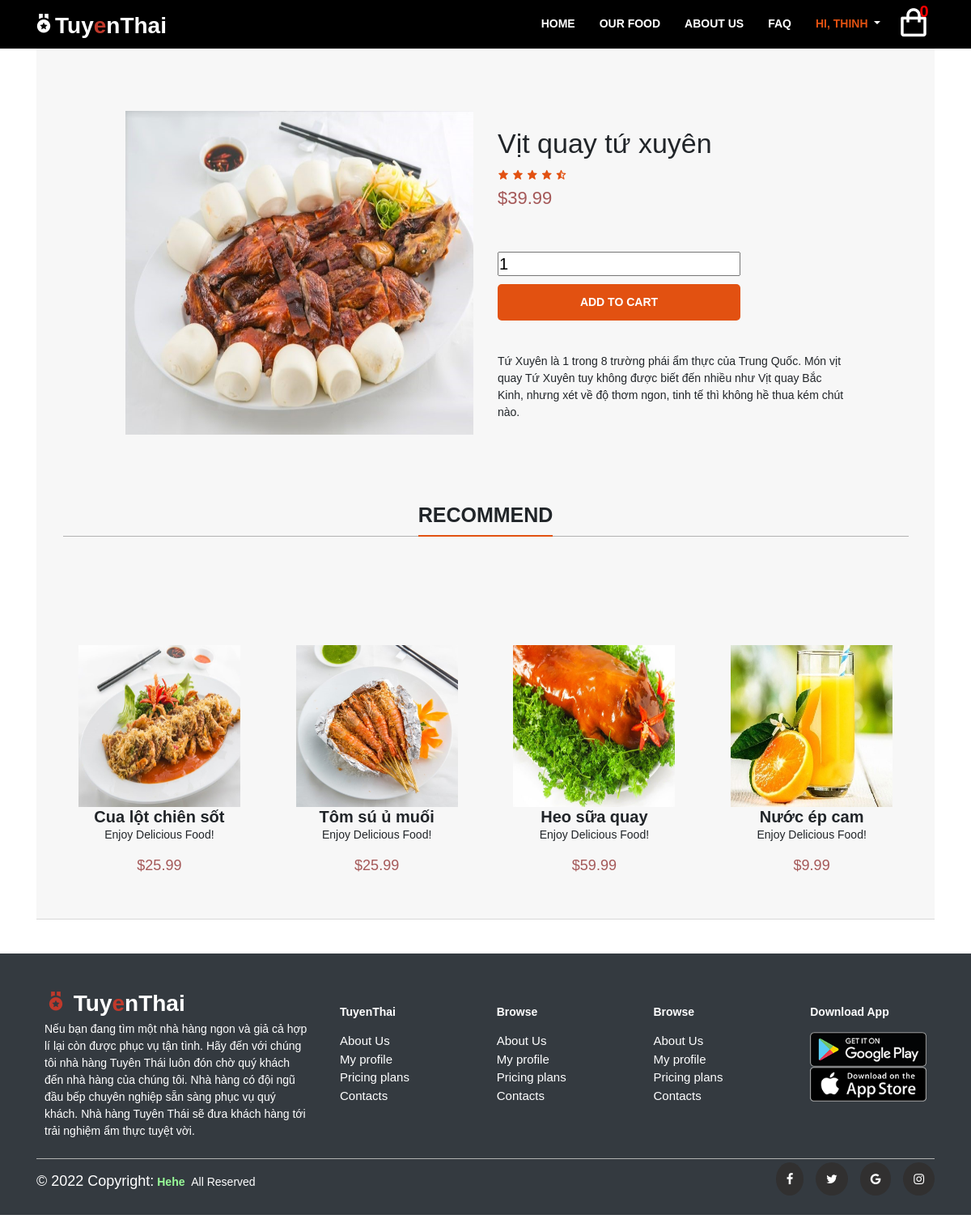
The app's page /users/main_profile.php?page=product&id=1 (signed in) with its own data.
### tables this page shows
CREATE TABLE `users` (
  `user_id` int(10) primary key not null auto_increment,
  `name` varchar(100) not null,
  `username` varchar(45) not null,
  `email` varchar(100) not null,
  `password` varchar(100) not null,
  `phone` varchar(13),
  `address1` varchar(300),
  `address2` varchar(200),
  `create_at` datetime default CURRENT_TIMESTAMP
);

CREATE TABLE IF NOT EXISTS `products` (
	`id` int(10) primary key AUTO_INCREMENT not null,
	`name` varchar(200) NOT NULL,
	`desc` text NOT NULL,
	`price` decimal(7,2) NOT NULL,
	`rrp` decimal(7,2) NOT NULL DEFAULT '0.00',
	`quantity` int(11) NOT NULL,
	`img` text NOT NULL,
	`date_added` datetime NOT NULL DEFAULT CURRENT_TIMESTAMP
);

### users/main_profile.php (called while the page is built, shortened)
<?php
include 'config.php';
$page = isset($_GET['page']) &&
file_exists($_GET['page'] . '.php') ? $_GET['page'] : 'profile';
include $page . '.php';
?>

### users/userclass.php (called while the page is built, shortened)
<?php
class UserClass {
    public function userDetails($id) {
        try {
            $pdo = pdo_connect_mysql();
            $stmt = $pdo->prepare("SELECT username, name, email FROM users WHERE user_id=:id");
            $stmt->bindParam("id", $id, PDO::PARAM_INT);
            $stmt->execute();
            $data = $stmt->fetch(PDO::FETCH_OBJ);
            return $data;
        } catch (PDOException $e) {
            echo '{"error":{"text":' . $e->getMessage() . '}}';
        }
    }
}
?>

### users/config.php (called while the page is built, shortened)
<?php
$num_in_cart = isset($_SESSION['cart']) ? count($_SESSION['cart']) : 0;
$year = date('Y');
?>

### users/product.php (the view, shortened to what this page needs)
<?php
include('session.php');
$userDetails = $userClass->userDetails($session_userId);
$stmt = $pdo ->prepare('SELECT * FROM products order by RAND() LIMIT 4');
$stmt->execute();
$four_products = $stmt->fetchAll(PDO::FETCH_ASSOC);
if (isset($_GET['id'])) {
    $stmt = $pdo->prepare('SELECT * FROM products WHERE id = ?');
    $stmt->execute([$_GET['id']]);
    $product = $stmt->fetch(PDO::FETCH_ASSOC);
} else {
    exit('Product does not exist!');
}
?>
<!DOCTYPE html>
<html lang="en">
<head>
    <link rel="stylesheet" href="https://maxcdn.bootstrapcdn.com/bootstrap/4.5.0/css/bootstrap.min.css">
    <link rel="stylesheet" href="https://cdnjs.cloudflare.com/ajax/libs/font-awesome/4.7.0/css/font-awesome.min.css">
    <link href='https://unpkg.com/boxicons@2.0.7/css/boxicons.min.css' rel='stylesheet'>
    <link rel="stylesheet" href="../css/style.css">
</head>
<body>
<div class = "nav-wrapper" id = "navbar_top">
    <div class = "container1">
        <div class = "nav">
            <a href = "main_profile.php" class = "logo">
                <i class='bx bxs-medal bx-tada' ></i>Tuy<span class = "main-color">e</span>nThai
            </a>
            <div class = "responsive">
                <ul class = "nav-menu" id = "nav-menu">
                    <li><a href = "main_profile.php">Home</a></li>
                    <li><a href = "main_profile.php?page=products#gallery">Our Food</a></li>
                    <li><a href = "#">About Us</a></li>
                    <li><a href = "#">FAQ</a></li>
                    <li>
                    <a href = "#" class = "dropdown-toggle profile" data-toggle = "dropdown">
                            <span class = "show-user"><?php echo "Hi, ".$userDetails->name; ?></span>
                        </a>
                    </li>
                </ul>
                <a href = "main_profile.php?page=cart" class = "cart"><i class='bx bx-shopping-bag'></i>
                <sup><span style = "font-size: 20px;">
                    <?php echo "$num_in_cart"?>
                </span></sup>
                </a>
            </div>
        </div>
    </div>
</div>
<div class="product content-wrapper">
    <div class = "container  pt-5 pb-5">
        <div class = "card-header">
        <div class = "row pt-5 pb-5">
            <div class = "col-xl-1 col-lg-1 col-md-1 col-sm-1  col-xs-12 col-12">
            </div>
            <div class = "col-xl-5 col-lg-5 col-md-5 col-sm-5  col-xs-12 col-12 text-center pt-5 pb-5">
                <img src="../images/<?=$product['img']?>" alt="<?=$product['name']?>" width = "400px" height = "400px">
            </div>
            <div class = "col-xl-5 col-lg-5 col-md-5 col-sm-5 col-xs-12 col-12 pt-5">
                <h1 class="name"><?=$product['name']?></h1>
                <span style = "color: #e25111"><i class = "bx bxs-star"></i>&nbsp;<i class = "bx bxs-star"></i>&nbsp;<i class = "bx bxs-star"></i>&nbsp;<i class = "bx bxs-star"></i>&nbsp;<i class = "bx bxs-star-half"></i></span>
                <span class="price">
                    &dollar;<?=$product['price']?>
                </span>
                <form action="main_profile.php?page=cart" method="post">
                    <input type="number" name="quantity" value="1" min="1" max="<?=$product['quantity']?>" placeholder="Quantity" required>
                    <input type="submit" value="Add To Cart">
                </form>
                <div class="description">
                    <?=$product['desc']?>
                </div>
            </div>
            <div class = "col-xl-1 col-lg-1 col-md-1 col-sm-1 col-xs-12 col-12">
            </div>
        </div>
        <section id = "gallery">
        <div class = "container">
        <div class = "row pb-5">
            <div class = "col text-center">
                <h2 class = "heading">Recommend</h2>
                <hr class = "heading-space">
            </div>
        </div>
        <div class = "row pt-5 pb-5">
            <?php foreach ($four_products as $product): ?>
            <div class = "col-xl-3 col-lg-3 col-md-3 col-sm-3 col-6 text-center">
                <div class = "container">
                <div class = "item-food">
                        <div class = "image">
                            <a href = "main_profile.php?page=product&id=<?=$product['id']?>">
                                <img src="../images/<?=$product['img']?>" alt="<?=$product['name']?>" width = "200" height = "200">
                            </a>
                        </div>
                        <a href = "main_profile.php?page=product&id=<?=$product['id']?>"><h3><?=$product['name']?></h3></a>
                        <p>Enjoy Delicious Food!</p>
                    </div>
                    <span style = "font-size:18px; color: rgb(165, 89, 89);">&dollar;<?=$product['price'] ?></span>
                </div>
            </div>
            <?php endforeach; ?>
        </div>
        </div>
        </section>
        </div>
    </div>
</div>
<div class = "footer bg-dark">
    <div class = "container bg-dark pt-5">
        <div class = "row">
            <div class = "col-xl-4 col-lg-3 col-md-6 col-sm-12 text-white">
                <div class = "content">
                    <a href = "#" class = "logo">
                        <i class = "bx bxs-medal bx-tada main-color"></i>
                        Tuy<span class = "main-color">e</span>nThai
                    </a>
                    <p>Nếu bạn đang tìm một nhà hàng ngon và giả cả hợp lí lại còn được phục vụ tận tình. Hãy đến với chúng tôi nhà hàng Tuyên Thái luôn đón chờ quý khách đến nhà hàng của chúng tôi. Nhà hàng có đội ngũ đầu bếp chuyên nghiệp sẵn sàng phục vụ quý khách. Nhà hàng Tuyên Thái sẽ đưa khách hàng tới trải nghiệm ẩm thực tuyệt vời.</p>
                </div>
            </div>
            <div class = "col-xl-8 col-lg-9 col-md-6 col-sm-12 pl-0 text-white">
                <div class = "row">
                    <div class = "col-xl-3 col-lg-3 col-md-6 col-sm-6">
                        <div class = "content">
                            <p><b>TuyenThai</b></p>
                            <ul class = "footer-menu">
                                <li><a href = "#">About Us</a></li>
                                <li><a href = "#">My profile</a></li>
                                <li><a href = "#">Pricing plans</a></li>
                                <li><a href = "#">Contacts</a></li>
                            </ul>
                        </div>
                    </div>
                    <div class = "col-xl-3 col-lg-3 col-md-6 col-sm-6">
                        <div class = "content">
                            <p><b>Browse</b></p>
                            <ul class = "footer-menu">
                                <li><a href = "#">About Us</a></li>
                                <li><a href = "#">My profile</a></li>
                                <li><a href = "#">Pricing plans</a></li>
                                <li><a href = "#">Contacts</a></li>
                            </ul>
                        </div>
                    </div>
                    <div class = "col-xl-3 col-lg-3 col-md-6 col-sm-6">
                        <div class = "content">
                            <p><b>Browse</b></p>
                            <ul class = "footer-menu">
                                <li><a href = "#">About Us</a></li>
                                <li><a href = "#">My profile</a></li>
                                <li><a href = "#">Pricing plans</a></li>
                                <li><a href = "#">Contacts</a></li>
                            </ul>
                        </div>
                    </div>
                    <div class = "col-xl-3 col-lg-3 col-md-6 col-sm-6">
                        <div class = "content">
                            <p><b>Download App</b></p>
                            <ul class = "footer-menu">
                                <li><a href = "#"><img src = "../images/google-play.png"></a></li>
                                <li><a href = "#"><img src = "../images/app-store.png"></a></li>
                            </ul>
                        </div>
                    </div>
                </div>
            </div>
        </div>
        <hr style = "color: white; width: 100%;">
        <div class = "row copyright">
            <div class = "col-6 col-xl-6 col-lg-6 col-md-6 col-sm-6 text-white pt-3 pb-3">
                <p><a href = "#" style = "color: white; font-size: 18px;">© <?php echo "$year" ?> Copyright:</a>
                    <span style = "font-weight: 600"><a href = "#" style = "color: palegreen">Hehe</a></span>
                    &nbsp;All Reserved
                </p>
            </div>
            <div class = "col-6 col-xl-6 col-lg-6 col-md-6 col-sm-6 icon-head text-white pt-3 pb-3">
                <a href = "#"><span class = "social-item"><i class = "fa fa-facebook"></i></span></a>
                <a href = "#"><span class = "social-item"><i class = "fa fa-twitter"></i></span></a>
                <a href = "#"><span class = "social-item"><i class = "fa fa-google"></i></span></a>
                <a href = "#"><span class = "social-item"><i class = "fa fa-instagram"></i></span></a>
            </div>
        </div>
        </div>
</div>
</body>
</html>

### css/style.css (style rules this page uses)
:root { --main-color: #c0392b; --body-bg: #181616; --text-color: #ffffff; --nav-height: 60px; --space-top: 30px; }
* { padding: 0; margin: 0; box-sizing: border-box; }
html { font-size: 14px; scroll-behavior: smooth; }
body { font-family: "Cario", sans-serif; }
a { text-decoration: none; color: unset; }
img { width: 100%; }
.main-color { color: var(--main-color); }
.nav-wrapper { position: fixed; left: 0; width: 100%; z-index: 99; background-color: #000000; padding: 0 40px; margin: auto; }
.responsive { display: flex; }
.cart { font-size: 3rem; font-weight: 900; margin-right: 10px; position: relative; }
.cart span { display: inline-block; text-align: center; color: red; font-size: 12px; line-height: 16px; width: 16px; height: 16px; font-weight: bold; position: absolute; top: 5px; right: 0; }
.nav { display: flex; align-items: center; justify-content: space-between; color: var(--text-color); height: var(--nav-height); }
.nav a { color: var(--text-color); }
.logo { font-size: 2rem; font-weight: 900; }
.nav-menu { list-style-type: none; display: flex; align-items: center; padding: 0 20px; margin-top: 10px; }
.nav-menu li ~ li { margin-left: 30px; }
.nav-menu a { text-transform: uppercase; font-weight: 700; }
.show-user { color: #e25111; }
h2, h3 { margin: 0; }
h2 { font-size: 25px; }
h3 { font-size: 20px; }
p { font-size: 14px; }
.heading-space { margin-bottom: 50px; }
.heading { text-transform: uppercase; font-weight: bold; border-bottom: 2px solid #e25111; padding-bottom: 10px; display: inline-block; }
hr { border-color: #b2b2b2; margin: -1px 0 0; }
.image { overflow: hidden; position: relative; width: 100%; }
#gallery h3 { font-weight: bold; }
#gallery .image img { width: 200px; height: 200px; }
#gallery .image img, #gallery .image { position: relative; overflow: hidden; cursor: pointer; transition: transform 0.3s linear; }
.footer { margin-bottom: 5px; position: relative; width: 100%; font-size: 15px; }
.footer a.logo { margin-top: -1.5rem; display: block; }
.footer-menu { list-style-type: none; }
.footer-menu a { display: inline-block; transition: transform .2s ease-in-out; }
.footer .content { margin-top: 10px; padding: 10px; }
.social-item { padding: 2% 3%; border: 1px solid transparent; padding: 2% 2.2%; margin-left: 2%; border-radius: 100%; background-color: rgb(49, 48, 48); }
.icon-head { text-align: right; margin-top: 0px; }

### users/product.php (style rules this page uses)
.product h1 { font-size: 34px; font-weight: normal; margin: 0; padding: 20px 0 10px 0; }
.product .price { display: block; font-size: 22px; color: rgb(165, 89, 89); }
.product form { margin: 40px 0; }
.product form input[type = "number"] { width: 300px; height: 30px; margin: 10px 0; font-size: 20px; }
.product form input[type = "submit"] { background: #e25111; border: 0; color: white; width: 300px; padding: 12px 0; text-transform: uppercase; font-size: 14px; font-weight: bold; cursor: pointer; border-radius: 5px; }

### records on screen
users: name "THINH"
products: img (picture), name "Vịt quay tứ xuyên", price "39.99", desc "Tứ Xuyên là 1 trong 8 trường phái ẩm thực của Trung Quốc. Món vịt quay Tứ Xuyên tuy không được biết đến nhiều như Vịt quay Bắc Kinh, nhưng xét về độ thơm ngon, tinh tế thì không hề thua kém chút nào."
products: img (picture), name "Cua lột chiên sốt", price "25.99"
products: img (picture), name "Tôm sú ủ muối", price "25.99"
products: img (picture), name "Heo sữa quay", price "59.99"
products: img (picture), name "Nước ép cam", price "9.99"

### other values on screen
$num_in_cart "0"
$year "2022"
